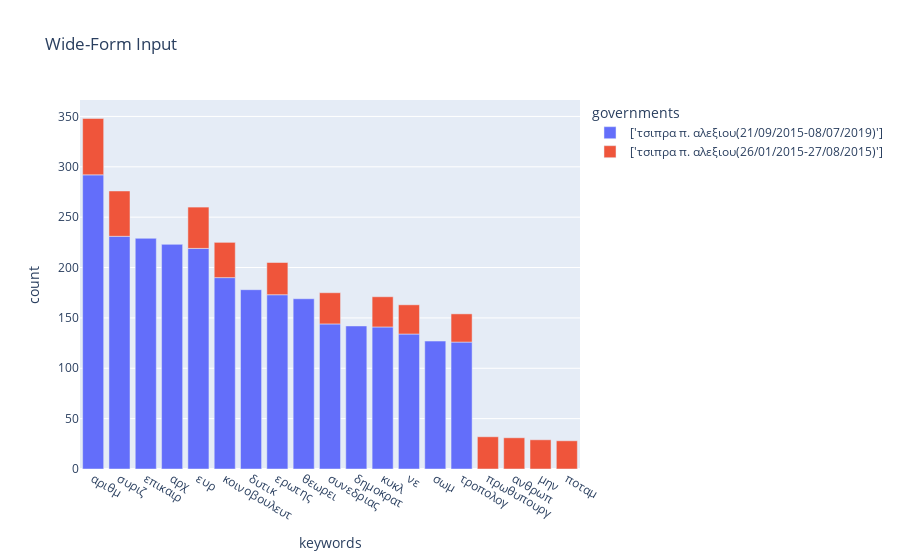

The notebook cell saved with this chart:
### Code cell
fig = px.bar(df2, x="keywords", y="count", color="governments", title="Wide-Form Input")
fig.show()

### Figure 1 — Plotly figure (JSON) as saved in the notebook; plotly's stock layout.template omitted (floating-point values rounded to 4 significant figures)
{"data": [{"alignmentgroup": "True", "hovertemplate": "governments=['τσιπρα π. αλεξιου(21/09/2015-08/07/2019)']<br>keywords=%{x}<br>count=%{y}<extra></extra>", "legendgroup": "['τσιπρα π. αλεξιου(21/09/2015-08/07/2019)']", "marker": {"color": "#636efa", "pattern": {"shape": ""}}, "name": "['τσιπρα π. αλεξιου(21/09/2015-08/07/2019)']", "offsetgroup": "['τσιπρα π. αλεξιου(21/09/2015-08/07/2019)']", "orientation": "v", "showlegend": true, "textposition": "auto", "type": "bar", "x": ["αριθμ", "συριζ", "επικαιρ ", "αρχ", "ευρ", "κοινοβουλευτ", "δυτικ", "ερωτης", "θεωρει", "συνεδριας", "δημοκρατ", "κυκλ", "νε", "σωμ", "τροπολογ"], "xaxis": "x", "y": [292, 231, 229, 223, 219, 190, 178, 173, 169, 144, 142, 141, 134, 127, 126], "yaxis": "y"}, {"alignmentgroup": "True", "hovertemplate": "governments=['τσιπρα π. αλεξιου(26/01/2015-27/08/2015)']<br>keywords=%{x}<br>count=%{y}<extra></extra>", "legendgroup": "['τσιπρα π. αλεξιου(26/01/2015-27/08/2015)']", "marker": {"color": "#EF553B", "pattern": {"shape": ""}}, "name": "['τσιπρα π. αλεξιου(26/01/2015-27/08/2015)']", "offsetgroup": "['τσιπρα π. αλεξιου(26/01/2015-27/08/2015)']", "orientation": "v", "showlegend": true, "textposition": "auto", "type": "bar", "x": ["αριθμ", "συριζ", "ευρ", "κοινοβουλευτ", "πρωθυπουργ", "ερωτης", "συνεδριας", "ανθρωπ", "κυκλ", "νε", "μην", "ποταμ", "τροπολογ"], "xaxis": "x", "y": [56, 45, 41, 35, 32, 32, 31, 31, 30, 29, 29, 28, 28], "yaxis": "y"}], "layout": {"barmode": "relative", "legend": {"title": {"text": "governments"}, "tracegroupgap": 0}, "title": {"text": "Wide-Form Input"}, "xaxis": {"anchor": "y", "domain": [0, 1], "title": {"text": "keywords"}}, "yaxis": {"anchor": "x", "domain": [0, 1], "title": {"text": "count"}}}}
